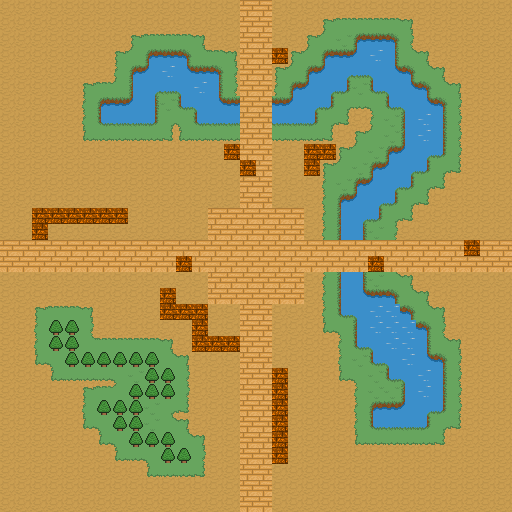

This is a level from a 2D game, rendered from its Tiled map with the project's own tilesets. A one-line summary and the complete map file follow:
An orthogonal 32x32 tile map with 16x16 px tiles, 1 tile layer (Tile Layer 1).

<map version="1.10" tiledversion="1.11.2" orientation="orthogonal" renderorder="right-down" width="32" height="32" tilewidth="16" tileheight="16" infinite="0" nextlayerid="2" nextobjectid="1">
 <tileset firstgid="1" source="tileset.tsx" />
 <layer id="1" name="Tile Layer 1" width="32" height="32">
  <data encoding="csv">
6,6,6,6,6,6,6,6,6,6,6,6,6,6,6,2,2,6,6,6,6,6,6,6,6,6,6,6,6,6,6,6,
6,6,6,6,6,6,6,6,6,6,6,6,6,6,6,2,2,6,6,6,7,8,8,8,8,9,6,6,6,6,6,6,
6,6,6,6,6,6,6,6,7,8,8,8,9,6,6,2,2,6,6,7,18,4,24,25,26,11,6,6,6,6,6,6,
6,6,6,6,6,6,6,7,18,24,25,26,17,8,9,2,2,36,7,18,24,25,35,23,28,17,9,6,6,6,6,6,
6,6,6,6,6,6,6,10,24,35,23,34,25,26,11,2,2,7,18,24,35,32,30,33,34,26,17,9,6,6,6,6,
6,6,6,6,6,7,8,18,27,32,30,33,23,28,11,2,2,10,24,35,32,31,4,29,33,34,26,17,9,6,6,6,
6,6,6,6,6,10,24,25,35,28,4,29,33,34,25,2,2,25,35,32,31,15,13,16,29,33,34,26,11,6,6,6,
6,6,6,6,6,10,29,30,30,31,15,16,29,30,30,2,2,30,30,31,15,14,6,10,4,27,23,28,11,6,6,6,
6,6,6,6,6,12,13,13,13,13,14,12,13,13,13,2,2,13,13,13,14,6,7,18,4,27,23,28,11,6,6,6,
6,6,6,6,6,6,6,6,6,6,6,6,6,6,36,2,2,6,6,36,36,7,18,4,24,35,32,31,11,6,6,6,
6,6,6,6,6,6,6,6,6,6,6,6,6,6,6,36,2,6,6,36,7,18,4,24,35,32,31,15,14,6,6,6,
6,6,6,6,6,6,6,6,6,6,6,6,6,6,6,2,2,6,6,6,10,4,24,35,32,31,15,14,6,6,6,6,
6,6,6,6,6,6,6,6,6,6,6,6,6,6,6,2,2,6,6,6,10,24,35,32,31,15,14,6,6,6,6,6,
6,6,36,36,36,36,36,36,6,6,6,6,6,2,2,2,2,2,2,6,10,27,32,31,15,14,6,6,6,6,6,6,
6,6,36,6,6,6,6,6,6,6,6,6,6,2,2,2,2,2,2,6,10,27,28,4,11,6,6,6,6,6,6,6,
2,2,2,2,2,2,2,2,2,2,2,2,2,2,2,2,2,2,2,2,2,2,2,2,2,2,2,2,2,36,2,2,
2,2,2,2,2,2,2,2,2,2,2,36,2,2,2,2,2,2,2,2,2,2,2,36,2,2,2,2,2,2,2,2,
6,6,6,6,6,6,6,6,6,6,6,6,6,2,2,2,2,2,2,6,10,27,28,4,17,9,6,6,6,6,6,6,
6,6,6,6,6,6,6,6,6,6,36,6,6,2,2,2,2,2,2,6,10,27,34,25,26,17,9,6,6,6,6,6,
6,6,7,8,8,9,6,6,6,6,36,36,36,6,6,2,2,6,6,6,10,29,33,23,23,26,17,9,6,6,6,6,
6,6,10,20,20,11,6,6,6,6,6,6,36,6,6,2,2,6,6,6,12,16,27,23,23,23,26,11,6,6,6,6,
6,6,10,20,20,17,8,8,8,8,9,6,36,36,36,2,2,6,6,6,6,10,29,33,23,23,28,17,9,6,6,6,
6,6,12,16,20,20,20,20,20,20,17,9,6,6,6,2,2,6,6,6,6,10,4,29,33,23,34,26,11,6,6,6,
6,6,6,12,13,13,13,16,4,20,20,11,6,6,6,2,2,36,6,6,6,12,16,4,29,33,23,28,11,6,6,6,
6,6,6,6,6,7,8,18,20,20,20,11,6,6,6,2,2,36,6,6,6,6,10,4,4,27,23,28,11,6,6,6,
6,6,6,6,6,10,20,20,20,4,15,14,6,6,6,2,2,36,6,6,6,6,10,24,25,35,32,31,11,6,6,6,
6,6,6,6,6,12,16,20,20,4,17,9,6,6,6,2,2,36,6,6,6,6,10,29,30,30,31,15,14,6,6,6,
6,6,6,6,6,6,12,16,20,20,20,17,9,6,6,2,2,36,6,6,6,6,12,13,13,13,13,14,6,6,6,6,
6,6,6,6,6,6,6,12,13,16,20,20,11,6,6,2,2,36,6,6,6,6,6,6,6,6,6,6,6,6,6,6,
6,6,6,6,6,6,6,6,6,12,13,13,14,6,6,2,2,6,6,6,6,6,6,6,6,6,6,6,6,6,6,6,
6,6,6,6,6,6,6,6,6,6,6,6,6,6,6,2,2,6,6,6,6,6,6,6,6,6,6,6,6,6,6,6,
6,6,6,6,6,6,6,6,6,6,6,6,6,6,6,2,2,6,6,6,6,6,6,6,6,6,6,6,6,6,6,6
</data>
 </layer>
</map>
